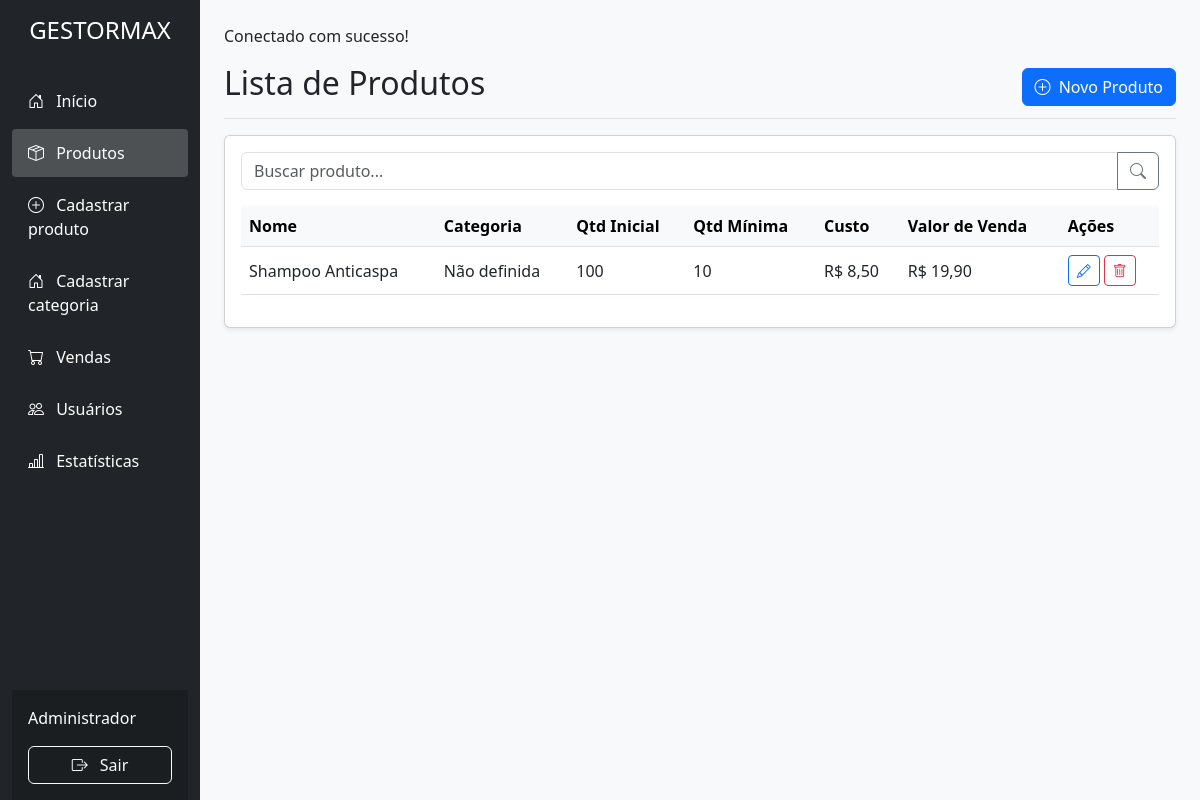
Page /pages/produtos-lista.php on the committed database.
### tables this page shows
CREATE TABLE IF NOT EXISTS produtos (
  id INT(11) NOT NULL AUTO_INCREMENT,
  nome VARCHAR(100) NOT NULL,
  categoria_id INT(11) DEFAULT NULL,
  quantidade_inicial INT(11) NOT NULL,
  quantidade_minima INT(11) NOT NULL,
  custo DECIMAL(10,2) NOT NULL,
  valor_venda DECIMAL(10,2) NOT NULL,
  PRIMARY KEY (id),
  KEY categoria_id (categoria_id),
  FOREIGN KEY (categoria_id) REFERENCES categorias (categoria_id)
    ON DELETE SET NULL ON UPDATE CASCADE
);

### pages/produtos-lista.php (the view, shortened to what this page needs)
<!DOCTYPE html>
<html lang="pt-BR">
<head>
  <link href="https://cdn.jsdelivr.net/npm/bootstrap@5.3.0/dist/css/bootstrap.min.css" rel="stylesheet">
  <link rel="stylesheet" href="https://cdn.jsdelivr.net/npm/bootstrap-icons@1.10.0/font/bootstrap-icons.css">
  <link rel="stylesheet" href="styles/produtos.css">
  <link rel="stylesheet" href="css/sidebar.css">
</head>
<body>
<div class="container-fluid">
  <div class="row">
    <?php include '../INCLUDE/sidebar.php'; ?>
    <main class="col-md-9 ms-sm-auto col-lg-10 px-md-4 py-4">
      <?php
        include 'conexao.php';
        $sql = "SELECT * FROM `produtos`";
        $result = $conn->query($sql);
      ?>
      <div class="d-flex justify-content-between flex-wrap flex-md-nowrap align-items-center pt-3 pb-2 mb-3 border-bottom">
        <h1 class="h2">Lista de Produtos</h1>
        <a href="criar-produto.php" class="btn btn-primary">
          <i class="bi bi-plus-circle me-1"></i> Novo Produto
        </a>
      </div>
      <div class="card shadow-sm">
        <div class="card-body">
          <div class="input-group mb-3">
            <input type="text" id="busca-produto" class="form-control" placeholder="Buscar produto...">
            <button class="btn btn-outline-secondary" type="button" id="btn-buscar-produto">
              <i class="bi bi-search"></i>
            </button>
          </div>
          <div class="table-responsive">
            <table class="table table-hover">
              <thead class="table-light">
                <tr>
                  <th>Nome</th>
                  <th>Categoria</th>
                  <th>Qtd Inicial</th>
                  <th>Qtd Mínima</th>
                  <th>Custo</th>
                  <th>Valor de Venda</th>
                  <th>Ações</th>
                </tr>
              </thead>
              <tbody>
                <?php
                  if ($result->num_rows > 0) {
                    while ($row = $result->fetch_assoc()) {
                      echo "<tr>";
                      echo "<td>" . htmlspecialchars($row['nome']) . "</td>";
                      echo "<td>" . htmlspecialchars($row['categoria_nome'] ?? 'Não definida') . "</td>";
                      echo "<td>" . intval($row['quantidade_inicial']) . "</td>";
                      echo "<td>" . intval($row['quantidade_minima']) . "</td>";
                      echo "<td>R$ " . number_format($row['custo'], 2, ',', '.') . "</td>";
                      echo "<td>R$ " . number_format($row['valor_venda'], 2, ',', '.') . "</td>";
                      echo "<td>
                              <a href='editar-produto.php?id=" . $row['id'] . "' class='btn btn-sm btn-outline-primary' title='Editar'>
                                <i class='bi bi-pencil'></i>
                              </a>
                              <button class='btn btn-sm btn-outline-danger' data-id='" . $row['id'] . "' title='Excluir'>
                                <i class='bi bi-trash'></i>
                              </button>
                            </td>";
                      echo "</tr>";
                    }
                  } else {
                    echo "<tr><td colspan='7' class='text-center'>Nenhum produto encontrado.</td></tr>";
                  }
                ?>
              </tbody>
            </table>
          </div>
        </div>
      </div>
    </main>
  </div>
</div>
</body>
</html>

### INCLUDE/sidebar.php
<?php
$current = basename($_SERVER['SCRIPT_NAME']);
function isActive(string $page, string $current): string {
    return $page === $current ? 'active' : '';
}
?>
<div class="col-md-3 col-lg-2 d-md-block bg-dark sidebar">
  <div class="position-sticky pt-3 vh-100 d-flex flex-column">
    <div class="sidebar-header text-center mb-4 px-3">
      <h1 class="h4 text-white">GESTORMAX</h1>
    </div>
    <nav class="flex-grow-1">
      <ul class="nav flex-column">
        <li class="nav-item">
          <a class="nav-link text-white <?php echo isActive('dashboard.php', $current); ?>" href="dashboard.php">
            <i class="bi bi-house-door me-2"></i>
            Início
          </a>
        </li>
        <li class="nav-item">
          <a class="nav-link text-white <?php echo isActive('produtos-lista.php', $current); ?>" href="produtos-lista.php">
            <i class="bi bi-box-seam me-2"></i>
            Produtos
          </a>
        </li>
        <li class="nav-item">
          <a class="nav-link text-white <?php echo isActive('produtos-cadastro.php', $current); ?>" href="produtos-cadastro.php">
            <i class="bi bi-plus-circle me-2"></i>
            Cadastrar produto
          </a>
        </li>
        <li class="nav-item">
          <a class="nav-link text-white <?php echo isActive('criar-categoria.php', $current); ?>" href="criar-categoria.php">
            <i class="bi bi-house-door me-2"></i>
            Cadastrar categoria
          </a>
        </li>
        <li class="nav-item">
          <a class="nav-link text-white <?php echo isActive('vendas.php', $current); ?>" href="vendas.php">
            <i class="bi bi-cart me-2"></i>
            Vendas
          </a>
        </li>
        <li class="nav-item">
          <a class="nav-link text-white <?php echo isActive('usuarios-lista.php', $current); ?>" href="usuarios-lista.php">
            <i class="bi bi-people me-2"></i>
            Usuários
          </a>
        </li>
        <li class="nav-item">
          <a class="nav-link text-white <?php echo isActive('estatisticas.php', $current); ?>" href="estatisticas.php">
            <i class="bi bi-bar-chart-line me-2"></i>
            Estatísticas
          </a>
        </li>
      </ul>
    </nav>
    <div class="sidebar-footer mt-auto p-3">
      <div class="d-flex justify-content-between align-items-center mb-3">
        <span class="text-white" id="user-name">Administrador</span>
      </div>
      <button id="logout-btn" class="btn btn-outline-light w-100" onclick="location.href='login.php'">
        <i class="bi bi-box-arrow-right me-2"></i>
        Sair
      </button>
    </div>
  </div>
</div>

### pages/conexao.php (shortened to what this page needs)
<?php
echo "Conectado com sucesso!";
?>

### styles/produtos.css (style rules this page uses)
body { background-color: #f8f9fa; overflow-x: hidden; }
.table th { white-space: nowrap; }
.table td { vertical-align: middle; }

### styles/sidebar.css (style rules this page uses)
.sidebar { min-height: 100vh; background-color: #212529; }
.sidebar .nav-link { padding: 0.75rem 1rem; border-radius: 0.25rem; margin-bottom: 0.25rem; }
.sidebar .nav-link.active { background-color: rgba(255, 255, 255, 0.2); font-weight: 500; }
.sidebar-footer { background-color: rgba(0, 0, 0, 0.2); }

### rows in the picture
produtos: nome "Shampoo Anticaspa", categoria_nome "Não definida", quantidade_inicial "100", quantidade_minima "10", custo "8,50", valor_venda "19,90"
